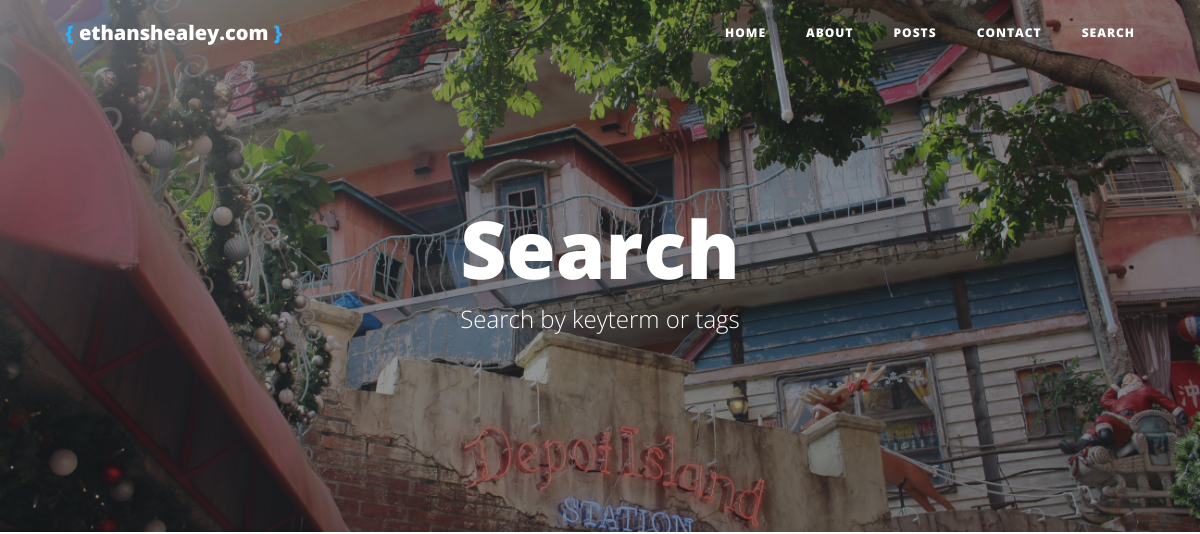
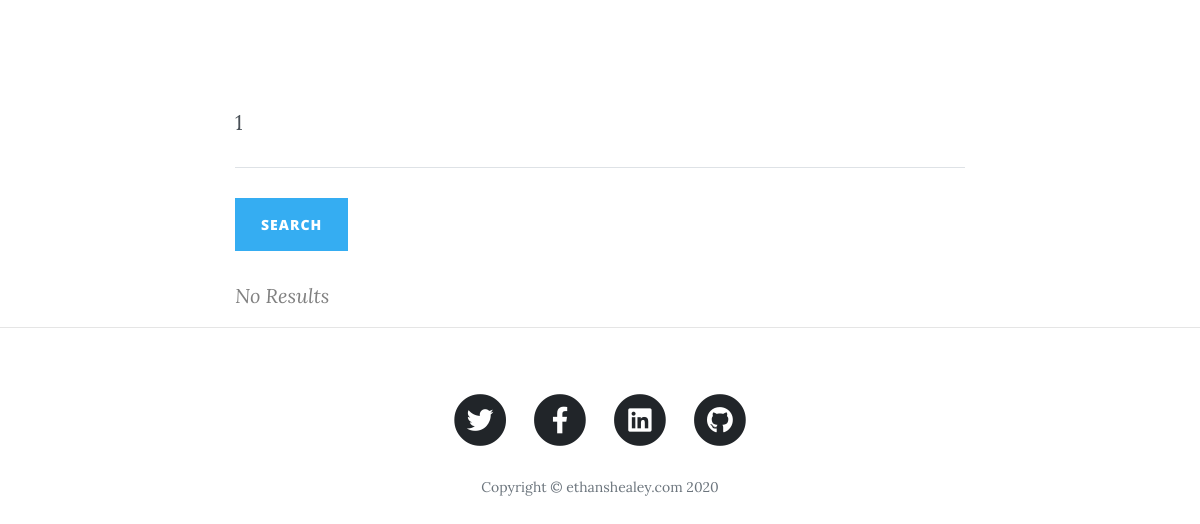
Before: /search/1 with the older database file (2 pictures, top to bottom).
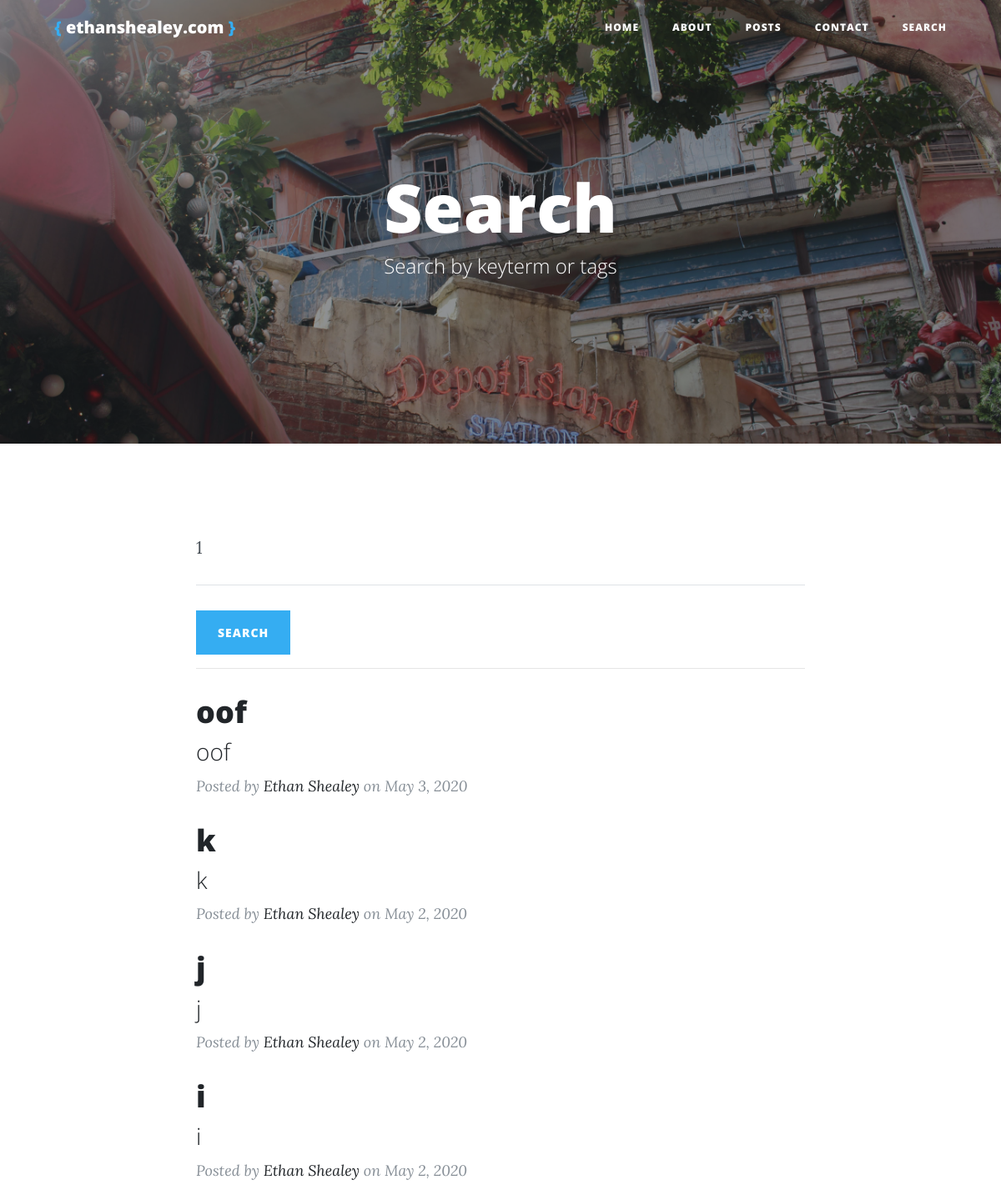
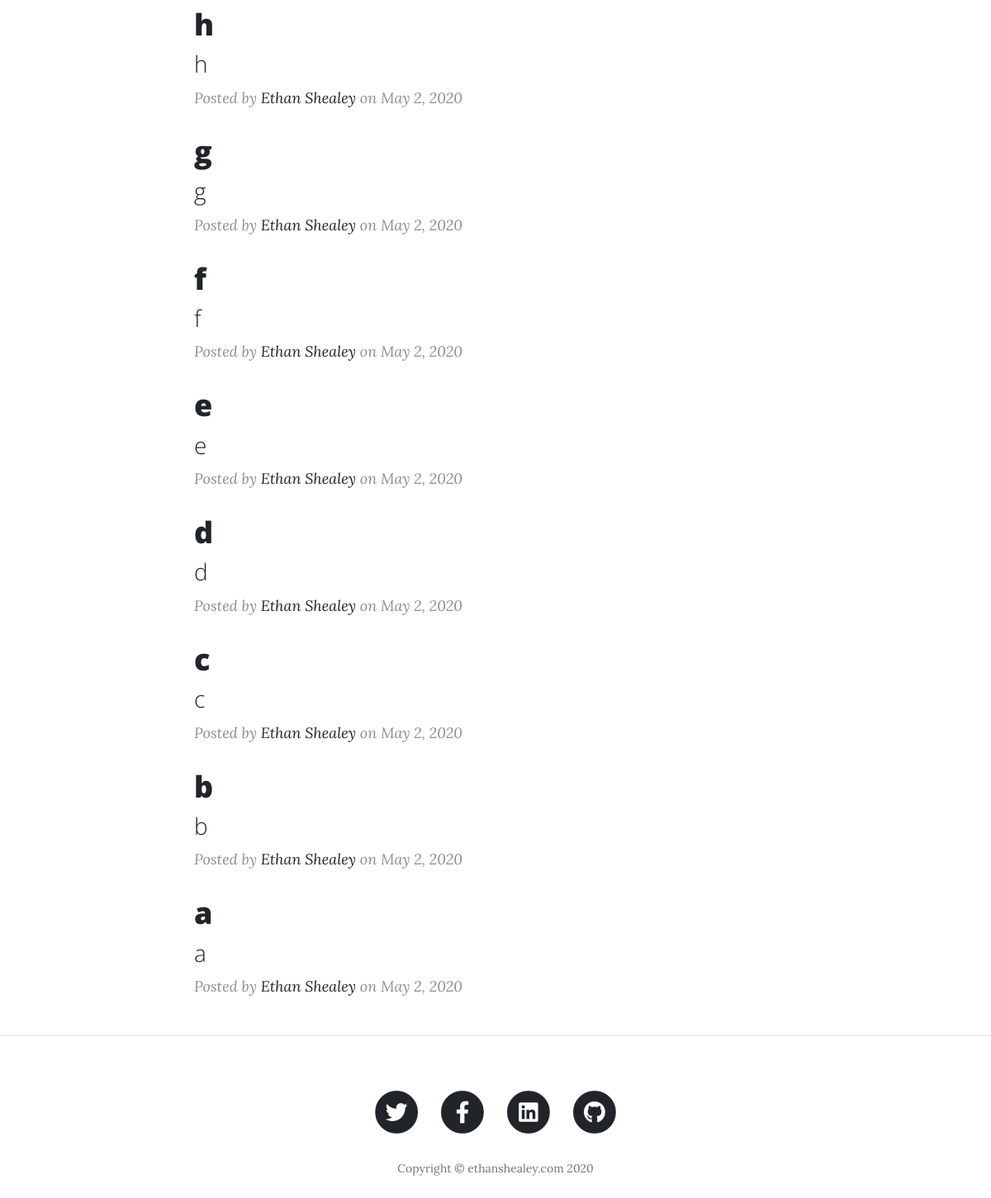
After: the same page with the newer database file (2 pictures, top to bottom).
### app/models.py (models this page shows, shortened)
class Post(UserMixin, db.Model):
    post_id = db.Column(db.Integer, primary_key=True)
    title = db.Column(db.String(64))
    subtitle = db.Column(db.String(64))
    raw_body = db.Column(db.String())
    tags = db.Column(db.String())
    date = db.Column(db.String(64))

### app/routes.py (the view)
@app.route('/search/<item>', methods=['GET', 'POST'])
def search_item(item):
    form=SearchForm(item=item)
    if form.validate_on_submit():
        return redirect(url_for('search_item', item=form.item.data))
    Posts = Post.query.order_by(Post.post_id.desc())
    results=[]
    for post in Posts:
        text = post.title + ' ' + post.subtitle + ' ' + post.raw_body + ' ' + post.tags
        if item in text:
            results.append(post)
    return render_template('search.html', form=form, results=results, item=item, title='Search')

### app/forms.py
class SearchForm(FlaskForm):
    item = StringField(validators=[DataRequired()])
    submit = SubmitField('Search')

### app/templates/search.html (shortened to what this page needs)
{% extends 'base.html' %}
{% block content %}
<header class="masthead" style="background-image: url({{ url_for('static', filename='/images/search.jpg') }})">
    <div class="overlay"></div>
    <div class="container">
      <div class="row">
        <div class="col-lg-8 col-md-10 mx-auto">
          <div class="site-heading">
            <h1>Search</h1>
            <span class="subheading">Search by keyterm or tags</span>
          </div>
        </div>
      </div>
    </div>
  </header>
  <div class="container">
        <div class="row">
          <div class="col-lg-8 col-md-10 mx-auto">
            <form action='' method='POST'>
                <p>
                    <div class="control-group">
                        <div class="form-group floating-label-form-group controls">
                                {{ form.item(type="text", class="form-control", placeholder="Search...") }}
                        </div>
                    </div>
                </p>
                {{ form.submit(class="btn btn-primary" ) }}
            </form>
            {% if results %}
            <hr>
            {% for post in results %}
            <div class="post-preview">
                    <a href="{{url_for('view_post', id=post.post_id, title=post.title)}}">
                      <h2 class="post-title">
                        {{post.title}}
                      </h2>
                      <h3 class="post-subtitle">
                          {{ post.subtitle }}
                        </h3>
                    </a>
                    <p class="post-meta">Posted by
                      <a href="{{ url_for('about') }}">Ethan Shealey</a>
                      on {{post.date}}</p>
                  </div>
            {% endfor %}
            {% else %}
            <br>
            <i style="color: gray">No Results</i>
            {% endif %}
          </div>
        </div>
      </div>
{% endblock %}

### app/templates/base.html (shortened to what this page needs)
<!DOCTYPE html>
<html lang="en">
<head>
  <link href="/static/vendor/bootstrap/css/bootstrap.min.css" rel="stylesheet">
  <link href="/static/vendor/fontawesome-free/css/all.min.css" rel="stylesheet" type="text/css">
  <link href="/static/css/clean-blog.min.css" rel="stylesheet">
  <link href="/static/css/prism.css" rel="stylesheet" />
  <link rel="stylesheet" href="/static/css/tags-input.css">
</head>
<body>
  <nav class="navbar navbar-expand-lg navbar-light fixed-top" id="mainNav">
    <div class="container">
      <a class="navbar-brand" href="{{url_for('index')}}"><span style='color: #35adf2'>{</span> ethanshealey.com <span style='color: #35adf2'>}</span> </a>
      <div class="collapse navbar-collapse" id="navbarResponsive">
        <ul class="navbar-nav ml-auto">
          <li class="nav-item">
            <a class="nav-link" href="{{url_for('index')}}">Home</a>
          </li>
          <li class="nav-item">
            <a class="nav-link" href="{{url_for('about')}}">About</a>
          </li>
          <li class="nav-item">
            <a class="nav-link" href="{{url_for('posts')}}">Posts</a>
          </li>
          <li class="nav-item">
            <a class="nav-link" href="{{url_for('contact')}}">Contact</a>
          </li>
          <li class="nav-item">
            <a class="nav-link" href="{{url_for('search')}}">Search</a>
          </li>
        </ul>
      </div>
    </div>
  </nav>
  {% block content %}{% endblock %}
  <hr>
  <footer>
    <div class="container">
      <div class="row">
        <div class="col-lg-8 col-md-10 mx-auto">
          <ul class="list-inline text-center">
            <li class="list-inline-item">
              <a href="https://twitter.com/EthanShealey">
                <span class="fa-stack fa-lg">
                  <i class="fas fa-circle fa-stack-2x"></i>
                  <i class="fab fa-twitter fa-stack-1x fa-inverse"></i>
                </span>
              </a>
            </li>
            <li class="list-inline-item">
              <a href="https://www.facebook.com/ethan.shealey">
                <span class="fa-stack fa-lg">
                  <i class="fas fa-circle fa-stack-2x"></i>
                  <i class="fab fa-facebook-f fa-stack-1x fa-inverse"></i>
                </span>
              </a>
            </li>
            <li class="list-inline-item">
              <a href="https://www.linkedin.com/in/ethan-shealey/">
                <span class="fa-stack fa-lg">
                  <i class="fas fa-circle fa-stack-2x"></i>
                  <i class="fab fa-linkedin fa-stack-1x fa-inverse"></i>
                </span>
              </a>
            </li>
            <li class="list-inline-item">
                <a href="https://github.com/ethanshealey">
                  <span class="fa-stack fa-lg">
                    <i class="fas fa-circle fa-stack-2x"></i>
                    <i class="fab fa-github fa-stack-1x fa-inverse"></i>
                  </span>
                </a>
              </li>
          </ul>
          <p class="copyright text-muted">Copyright &copy; ethanshealey.com 2020</p>
        </div>
      </div>
    </div>
  </footer>
</body>
</html>

Changed rows visible on the page:
added Post: title "oof", subtitle "oof", date "May 3, 2020"
added Post: title "k", subtitle "k", date "May 2, 2020"
added Post: title "j", subtitle "j", date "May 2, 2020"
added Post: title "i", subtitle "i", date "May 2, 2020"
added Post: title "h", subtitle "h", date "May 2, 2020"
added Post: title "g", subtitle "g", date "May 2, 2020"
added Post: title "f", subtitle "f", date "May 2, 2020"
added Post: title "e", subtitle "e", date "May 2, 2020"
added Post: title "d", subtitle "d", date "May 2, 2020"
added Post: title "c", subtitle "c", date "May 2, 2020"
added Post: title "b", subtitle "b", date "May 2, 2020"
added Post: title "a", subtitle "a", date "May 2, 2020"
Other visible differences:
text no longer shown: "No Results"
